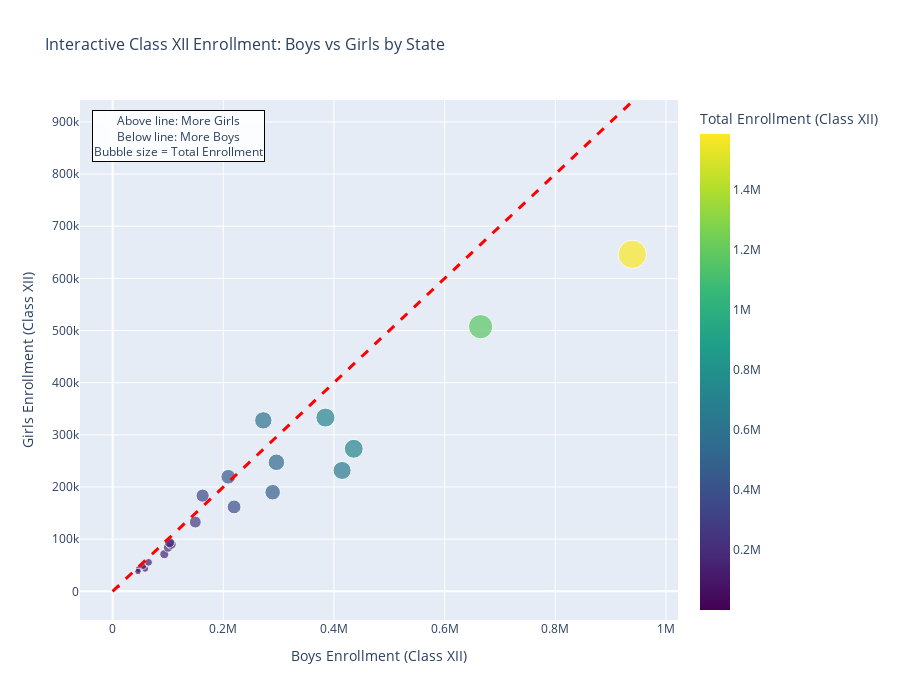

Source (notebook cell):
### Code cell
# Create an interactive Class XII scatter plot using Plotly
fig_class12 = px.scatter(class_12_data, 
                         x='Class_XII_Boys', 
                         y='Class_XII_Girls',
                         size='Class_XII_Total',
                         color='Class_XII_Total',
                         hover_name='State',
                         hover_data={
                             'Class_XII_Boys': ':,.0f',
                             'Class_XII_Girls': ':,.0f',
                             'Class_XII_Total': ':,.0f'
                         },
                         color_continuous_scale='Viridis',
                         title='Interactive Class XII Enrollment: Boys vs Girls by State',
                         labels={
                             'Class_XII_Boys': 'Boys Enrollment (Class XII)',
                             'Class_XII_Girls': 'Girls Enrollment (Class XII)',
                             'Class_XII_Total': 'Total Enrollment (Class XII)'
                         })

# Add perfect parity line
max_val_12 = max(class_12_data['Class_XII_Boys'].max(), class_12_data['Class_XII_Girls'].max())
fig_class12.add_shape(
    type="line",
    x0=0, y0=0, x1=max_val_12, y1=max_val_12,
    line=dict(color="red", width=3, dash="dash"),
    name="Equal Enrollment"
)

# Update layout
fig_class12.update_layout(
    width=900,
    height=700,
    showlegend=True,
    title_font_size=16,
    xaxis_title_font_size=14,
    yaxis_title_font_size=14
)

# Add annotations
fig_class12.add_annotation(
    x=0.02, y=0.98,
    xref="paper", yref="paper",
    text="Above line: More Girls<br>Below line: More Boys<br>Bubble size = Total Enrollment",
    showarrow=False,
    bgcolor="rgba(255,255,255,0.9)",
    bordercolor="black",
    borderwidth=1,
    font=dict(size=12)
)

fig_class12.show()

# Detailed state-wise analysis table
print("\n📋 DETAILED CLASS XII ENROLLMENT BY STATE")
print("=" * 70)

# Create a comprehensive analysis table
analysis_table = class_12_data[['State', 'Class_XII_Boys', 'Class_XII_Girls', 'Class_XII_Total']].copy()
analysis_table['Gender_Difference'] = analysis_table['Class_XII_Boys'] - analysis_table['Class_XII_Girls']
analysis_table['Percent_Boys'] = (analysis_table['Class_XII_Boys'] / analysis_table['Class_XII_Total'] * 100).round(1)
analysis_table['Percent_Girls'] = (analysis_table['Class_XII_Girls'] / analysis_table['Class_XII_Total'] * 100).round(1)
analysis_table['Gender_Status'] = analysis_table['Gender_Difference'].apply(
    lambda x: 'More Boys' if x > 0 else 'More Girls' if x < 0 else 'Equal'
)

# Sort by total enrollment
analysis_table = analysis_table.sort_values('Class_XII_Total', ascending=False)

print("Top 15 States by Class XII Enrollment:")
print("-" * 70)
print(f"{'Rank':<4} {'State':<20} {'Boys':<8} {'Girls':<8} {'Total':<8} {'Gap':<8} {'Status':<12}")
print("-" * 70)

for i, (_, row) in enumerate(analysis_table.head(15).iterrows(), 1):
    gap = abs(row['Gender_Difference'])
    print(f"{i:<4} {row['State']:<20} {row['Class_XII_Boys']:<8,.0f} {row['Class_XII_Girls']:<8,.0f} "
          f"{row['Class_XII_Total']:<8,.0f} {gap:<8,.0f} {row['Gender_Status']:<12}")

# Summary insights
print(f"\n🎯 KEY INSIGHTS FROM CLASS XII ANALYSIS:")
print("-" * 50)

# Calculate correlation
correlation = class_12_data['Class_XII_Boys'].corr(class_12_data['Class_XII_Girls'])
print(f"• Strong correlation between boys and girls enrollment: {correlation:.3f}")

# Find most balanced states
analysis_table['Balance_Score'] = abs(analysis_table['Percent_Boys'] - 50.0)
most_balanced = analysis_table.nsmallest(5, 'Balance_Score')
print(f"\n🏆 Most Gender-Balanced States in Class XII:")
for _, row in most_balanced.iterrows():
    print(f"  • {row['State']}: {row['Percent_Boys']:.1f}% Boys, {row['Percent_Girls']:.1f}% Girls")

# States with highest gender imbalance
most_imbalanced = analysis_table.nlargest(5, 'Balance_Score')
print(f"\n⚠️ States with Highest Gender Imbalance in Class XII:")
for _, row in most_imbalanced.iterrows():
    dominant = 'Boys' if row['Percent_Boys'] > 50 else 'Girls'
    print(f"  • {row['State']}: {row['Percent_Boys']:.1f}% Boys, {row['Percent_Girls']:.1f}% Girls ({dominant} dominant)")

print(f"\n💡 INTERPRETATION:")
print("• Points near the diagonal line indicate balanced gender enrollment")
print("• Distance from the line shows the magnitude of gender disparity") 
print("• Larger bubbles represent states with higher total Class XII enrollment")
print("• This direct comparison reveals enrollment patterns without ratio calculations")

### Figure 1 — Plotly figure (JSON) as saved in the notebook; plotly's stock layout.template omitted (floating-point values rounded to 4 significant figures)
{"data": [{"customdata": [[717622], [11159], [101972], [479188], [164532], [12913], [381370], [282213], [89619], [103675], [83827], [428578], [346061], [709091], [1172397], [20002], [7897], [8841], [9685], [184610], [196070], [646377], [4097], [600136], [19558], [1585249], [120538], [543398], [4163], [12314], [1422], [1508], [196318], [1087], [12785]], "hovertemplate": "<b>%{hovertext}</b><br><br>Boys Enrollment (Class XII)=%{x:,.0f}<br>Girls Enrollment (Class XII)=%{y:,.0f}<br>Total Enrollment (Class XII)=%{marker.color:,.0f}<extra></extra>", "hovertext": ["Andhra Pradesh", "Arunachal Pradesh", "Assam", "Bihar", "Chhattisgarh", "Goa", "Gujarat", "Haryana", "Himachal Pradesh ", "Jammu & Kashmir ", "Jharkhand", "Karnataka", "Kerala ", "Madhya Pradesh", "Maharashtra", "Manipur", "Meghalaya", "Mizoram", "Nagaland", "Odisha", "Punjab ", "Rajasthan", "Sikkim", "Tamil Nadu", "Tripura", "Uttar Pradesh", "Uttarakhand", "West Bengal ", "A&N Islands", "Chandigarh", "D&N Haveli", "Daman & Diu", "Delhi", "Lakshadweep ", "Puducherry"], "legendgroup": "", "marker": {"color": [717622, 11159, 101972, 479188, 164532, 12913, 381370, 282213, 89619, 103675, 83827, 428578, 346061, 709091, 1172397, 20002, 7897, 8841, 9685, 184610, 196070, 646377, 4097, 600136, 19558, 1585249, 120538, 543398, 4163, 12314, 1422, 1508, 196318, 1087, 12785], "coloraxis": "coloraxis", "size": [717622, 11159, 101972, 479188, 164532, 12913, 381370, 282213, 89619, 103675, 83827, 428578, 346061, 709091, 1172397, 20002, 7897, 8841, 9685, 184610, 196070, 646377, 4097, 600136, 19558, 1585249, 120538, 543398, 4163, 12314, 1422, 1508, 196318, 1087, 12785], "sizemode": "area", "sizeref": 3963.0, "symbol": "circle"}, "mode": "markers", "name": "", "orientation": "v", "showlegend": false, "type": "scatter", "x": [384544, 6075, 58679, 289240, 93415, 6227, 219538, 149454, 46987, 55004, 45820, 209008, 162625, 435771, 665003, 10856, 3515, 4411, 5193, 100431, 106012, 414707, 1935, 272336, 11302, 939129, 64987, 296039, 2056, 6458, 815, 787, 102954, 521, 5811], "xaxis": "x", "y": [333078, 5084, 43293, 189948, 71117, 6686, 161832, 132759, 42632, 48671, 38007, 219570, 183436, 273320, 507394, 9146, 4382, 4430, 4492, 84179, 90058, 231670, 2162, 327800, 8256, 646120, 55551, 247359, 2107, 5856, 607, 721, 93364, 566, 6974], "yaxis": "y"}], "layout": {"annotations": [{"bgcolor": "rgba(255,255,255,0.9)", "bordercolor": "black", "borderwidth": 1, "font": {"size": 12}, "showarrow": false, "text": "Above line: More Girls<br>Below line: More Boys<br>Bubble size = Total Enrollment", "x": 0.02, "xref": "paper", "y": 0.98, "yref": "paper"}], "coloraxis": {"colorbar": {"title": {"text": "Total Enrollment (Class XII)"}}, "colorscale": [[0, "#440154"], [0.1111, "#482878"], [0.2222, "#3e4989"], [0.3333, "#31688e"], [0.4444, "#26828e"], [0.5556, "#1f9e89"], [0.6667, "#35b779"], [0.7778, "#6ece58"], [0.8889, "#b5de2b"], [1, "#fde725"]]}, "height": 700, "legend": {"itemsizing": "constant", "tracegroupgap": 0}, "shapes": [{"line": {"color": "red", "dash": "dash", "width": 3}, "name": "Equal Enrollment", "type": "line", "x0": 0, "x1": 939129, "y0": 0, "y1": 939129}], "showlegend": true, "title": {"font": {"size": 16}, "text": "Interactive Class XII Enrollment: Boys vs Girls by State"}, "width": 900, "xaxis": {"anchor": "y", "domain": [0, 1], "title": {"font": {"size": 14}, "text": "Boys Enrollment (Class XII)"}}, "yaxis": {"anchor": "x", "domain": [0, 1], "title": {"font": {"size": 14}, "text": "Girls Enrollment (Class XII)"}}}}
